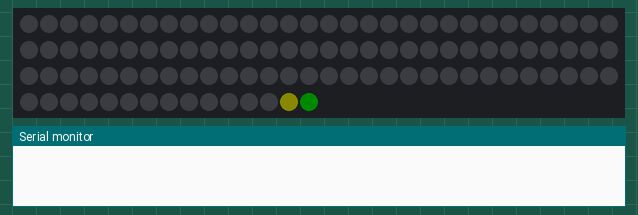
Bench run of a sketch on a simulated ESP8266 (NodeMCU). Shown: 105 RGB LEDs in strip order, left to right, continuing on the next row, the last lines printed to the serial monitor. Dim RGB values are drawn brighter than linear; WiFi joins after 1.5 s; servers stay silent unless stated.

Above: at 0.1 s.
At 2.95 s:
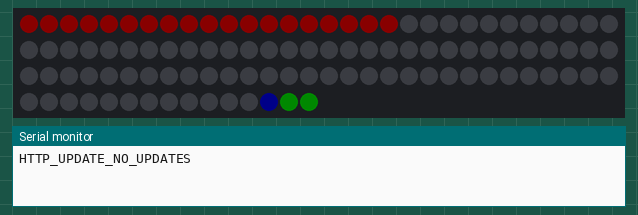
At 5.83 s:
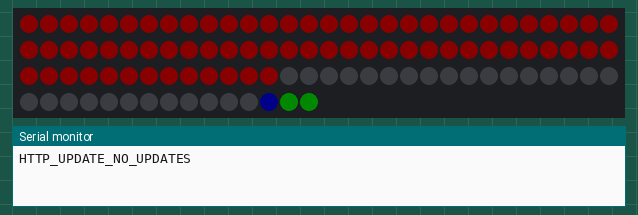
At 11.73 s:
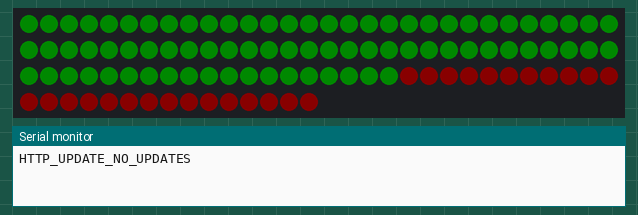
At 17.48 s:
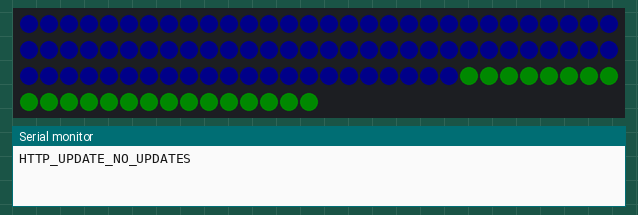
At 23.39 s:
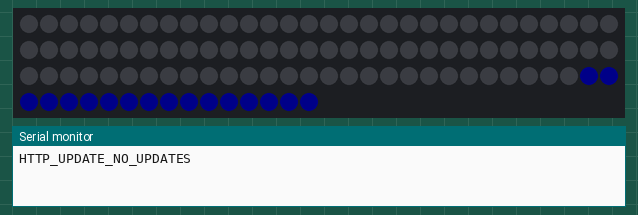

The sketch:

Setup.ino
```cpp
#include <Adafruit_NeoPixel.h>
#include <WiFiManager.h>
#include <ESP8266WiFi.h>
#include <ESP8266HTTPClient.h>
#include <ESP8266httpUpdate.h>

#define WIFI_NAME "DCTransistor"
#define WIFI_PASSWORD "trainsareneat"

#define UPDATE_BIN_URL "https://raw.githubusercontent.com/LArkema/dctransistor-project/main/dctransistor.bin.gz"
#define UPDATE_HOST "raw.githubusercontent.com"
#define HTTPS_PORT 443

#define LED_PIN  4 //GPIO pin sending data to 1st WS2812B LED
#define LED_COUNT 105 //total # LEDs
#define PWR_LED 104 //index of "Power" (should be last)
#define WIFI_LED 103 //indoex of "WiFi" (2nd to last)
#define WEB_LED 102 //index of "Web" (3rd to last)

#define RD_HEX_COLOR 0x00FF0000
#define BL_HEX_COLOR 0x000000FF
#define YL_HEX_COLOR 0x00FFFF00
#define GN_HEX_COLOR 0x0000FF00
#define LED_BRIGHTNESS 10

WiFiManager wifi_manager;WiFiClientSecure client;
HTTPClient https;

Adafruit_NeoPixel strip(LED_COUNT, LED_PIN, NEO_GRB + NEO_KHZ800); //object to control colors of all LEDs (i.e. a "strip" of WS2812Bs)


void update_arduino(){

  strip.setPixelColor(WEB_LED, BL_HEX_COLOR);
  strip.show();

  //client.setFingerprint(RAW_GITHUBUSERCONTENT_COM_FINGERPRINT);

  //Download w/o validating cert to not have to manage fingerprints.
  client.setInsecure();
  client.connect(UPDATE_HOST, HTTPS_PORT);

  t_httpUpdate_return ret = ESPhttpUpdate.update(client, UPDATE_BIN_URL);

   switch (ret) {
      case HTTP_UPDATE_FAILED: Serial.printf("HTTP_UPDATE_FAILED Error (%d): %s\n", ESPhttpUpdate.getLastError(), ESPhttpUpdate.getLastErrorString().c_str()); strip.setPixelColor(WEB_LED, RD_HEX_COLOR); break;

      case HTTP_UPDATE_NO_UPDATES: Serial.println("HTTP_UPDATE_NO_UPDATES"); break;

      case HTTP_UPDATE_OK: Serial.println("HTTP_UPDATE_OK"); strip.setPixelColor(WEB_LED, GN_HEX_COLOR); break;
    }

}//END update_arduino


void setup() {
  Serial.begin(9600);

  //Set LED strip settings and turn power light on
  strip.begin();
  strip.setBrightness(LED_BRIGHTNESS);
  strip.setPixelColor(PWR_LED,GN_HEX_COLOR);
  strip.show();

  //Connect to network configured by user throug WiFi Manager
  strip.setPixelColor(WIFI_LED, YL_HEX_COLOR);
  strip.show();

  //Setup WiFi connection
  bool wifi_conn;
  wifi_conn = wifi_manager.autoConnect(WIFI_NAME, WIFI_PASSWORD);

  if(wifi_conn){
    strip.setPixelColor(WIFI_LED, GN_HEX_COLOR);
    strip.show();
  }

  update_arduino();
} //END SETUP

//If Download and flash fails, do color loop
void loop() {
  // Fill along the length of the strip in various colors...
  colorWipe(strip.Color(255,   0,   0)     , 50); // Red
  colorWipe(strip.Color(  0, 255,   0)     , 50); // Green
  colorWipe(strip.Color(  0,   0, 255)     , 50); // Blue
  colorWipe(strip.Color(  0,   0,   0, 255), 50); // True white (not RGB white)

  whiteOverRainbow(75, 5);

  pulseWhite(5);

  rainbowFade2White(3, 3, 1);
}

// Fill strip pixels one after another with a color. Strip is NOT cleared
// first; anything there will be covered pixel by pixel. Pass in color
// (as a single 'packed' 32-bit value, which you can get by calling
// strip.Color(red, green, blue) as shown in the loop() function above),
// and a delay time (in milliseconds) between pixels.
void colorWipe(uint32_t color, int wait) {
  for(int i=0; i<strip.numPixels(); i++) { // For each pixel in strip...
    strip.setPixelColor(i, color);         //  Set pixel's color (in RAM)
    strip.show();                          //  Update strip to match
    delay(wait);                           //  Pause for a moment
  }
}

void whiteOverRainbow(int whiteSpeed, int whiteLength) {

  if(whiteLength >= strip.numPixels()) whiteLength = strip.numPixels() - 1;

  int      head          = whiteLength - 1;
  int      tail          = 0;
  int      loops         = 3;
  int      loopNum       = 0;
  uint32_t lastTime      = millis();
  uint32_t firstPixelHue = 0;

  for(;;) { // Repeat forever (or until a 'break' or 'return')
    for(int i=0; i<strip.numPixels(); i++) {  // For each pixel in strip...
      if(((i >= tail) && (i <= head)) ||      //  If between head & tail...
         ((tail > head) && ((i >= tail) || (i <= head)))) {
        strip.setPixelColor(i, strip.Color(0, 0, 0, 255)); // Set white
      } else {                                             // else set rainbow
        int pixelHue = firstPixelHue + (i * 65536L / strip.numPixels());
        strip.setPixelColor(i, strip.gamma32(strip.ColorHSV(pixelHue)));
      }
    }

    strip.show(); // Update strip with new contents
    // There's no delay here, it just runs full-tilt until the timer and
    // counter combination below runs out.

    firstPixelHue += 40; // Advance just a little along the color wheel

    if((millis() - lastTime) > whiteSpeed) { // Time to update head/tail?
      if(++head >= strip.numPixels()) {      // Advance head, wrap around
        head = 0;
        if(++loopNum >= loops) return;
      }
      if(++tail >= strip.numPixels()) {      // Advance tail, wrap around
        tail = 0;
      }
      lastTime = millis();                   // Save time of last movement
    }
  }
}

void pulseWhite(uint8_t wait) {
  for(int j=0; j<256; j++) { // Ramp up from 0 to 255
    // Fill entire strip with white at gamma-corrected brightness level 'j':
    strip.fill(strip.Color(0, 0, 0, strip.gamma8(j)));
    strip.show();
    delay(wait);
  }

  for(int j=255; j>=0; j--) { // Ramp down from 255 to 0
    strip.fill(strip.Color(0, 0, 0, strip.gamma8(j)));
    strip.show();
    delay(wait);
  }
}

void rainbowFade2White(int wait, int rainbowLoops, int whiteLoops) {
  int fadeVal=0, fadeMax=100;

  // Hue of first pixel runs 'rainbowLoops' complete loops through the color
  // wheel. Color wheel has a range of 65536 but it's OK if we roll over, so
  // just count from 0 to rainbowLoops*65536, using steps of 256 so we
  // advance around the wheel at a decent clip.
  for(uint32_t firstPixelHue = 0; firstPixelHue < rainbowLoops*65536;
    firstPixelHue += 256) {

    for(int i=0; i<strip.numPixels(); i++) { // For each pixel in strip...

      // Offset pixel hue by an amount to make one full revolution of the
      // color wheel (range of 65536) along the length of the strip
      // (strip.numPixels() steps):
      uint32_t pixelHue = firstPixelHue + (i * 65536L / strip.numPixels());

      // strip.ColorHSV() can take 1 or 3 arguments: a hue (0 to 65535) or
      // optionally add saturation and value (brightness) (each 0 to 255).
      // Here we're using just the three-argument variant, though the
      // second value (saturation) is a constant 255.
      strip.setPixelColor(i, strip.gamma32(strip.ColorHSV(pixelHue, 255,
        255 * fadeVal / fadeMax)));
    }

    strip.show();
    delay(wait);

    if(firstPixelHue < 65536) {                              // First loop,
      if(fadeVal < fadeMax) fadeVal++;                       // fade in
    } else if(firstPixelHue >= ((rainbowLoops-1) * 65536)) { // Last loop,
      if(fadeVal > 0) fadeVal--;                             // fade out
    } else {
      fadeVal = fadeMax; // Interim loop, make sure fade is at max
    }
  }

  for(int k=0; k<whiteLoops; k++) {
    for(int j=0; j<256; j++) { // Ramp up 0 to 255
      // Fill entire strip with white at gamma-corrected brightness level 'j':
      strip.fill(strip.Color(0, 0, 0, strip.gamma8(j)));
      strip.show();
    }
    delay(1000); // Pause 1 second
    for(int j=255; j>=0; j--) { // Ramp down 255 to 0
      strip.fill(strip.Color(0, 0, 0, strip.gamma8(j)));
      strip.show();
    }
  }

  delay(500); // Pause 1/2 second
}
```
